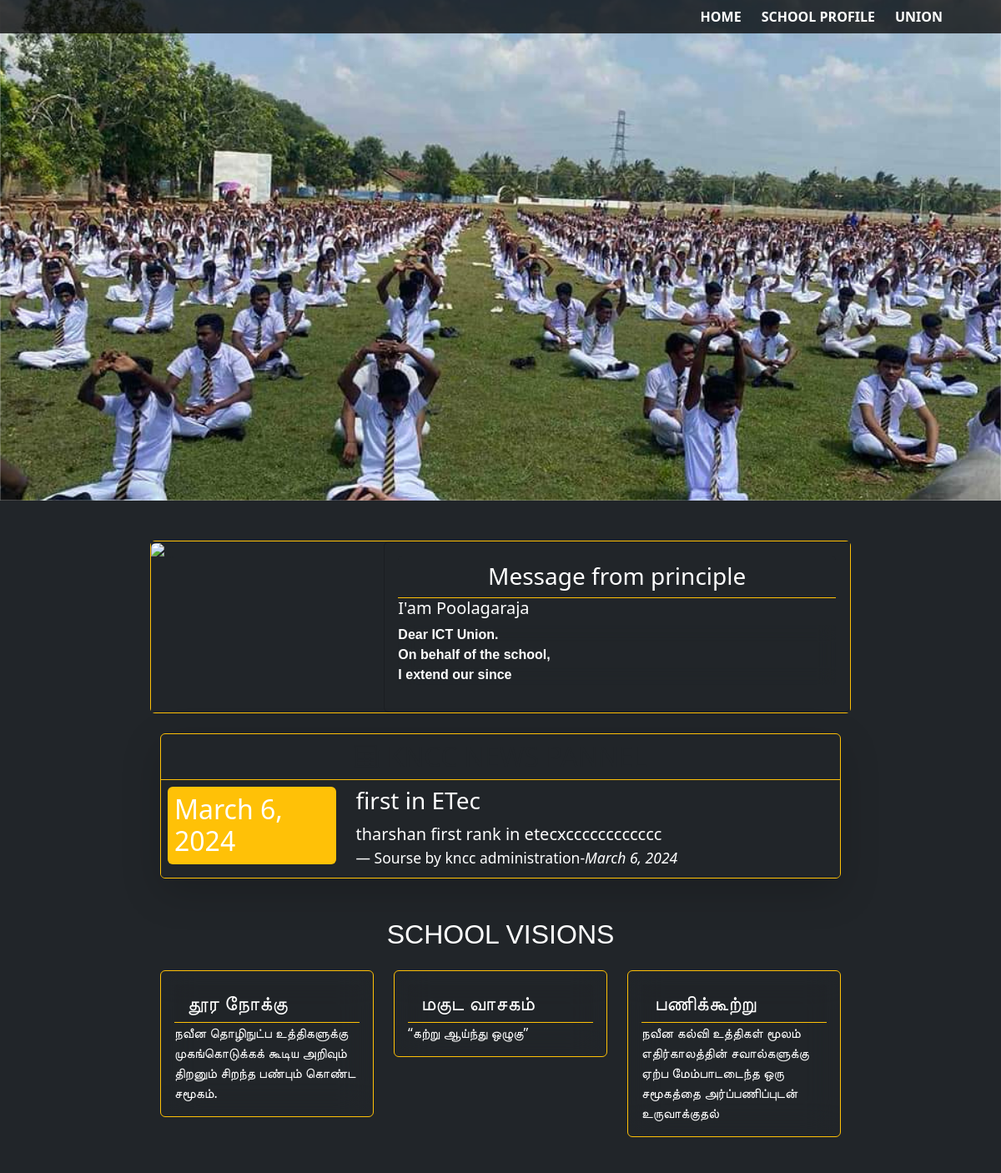
/ (upper part), run on an earlier commit of the app's database.
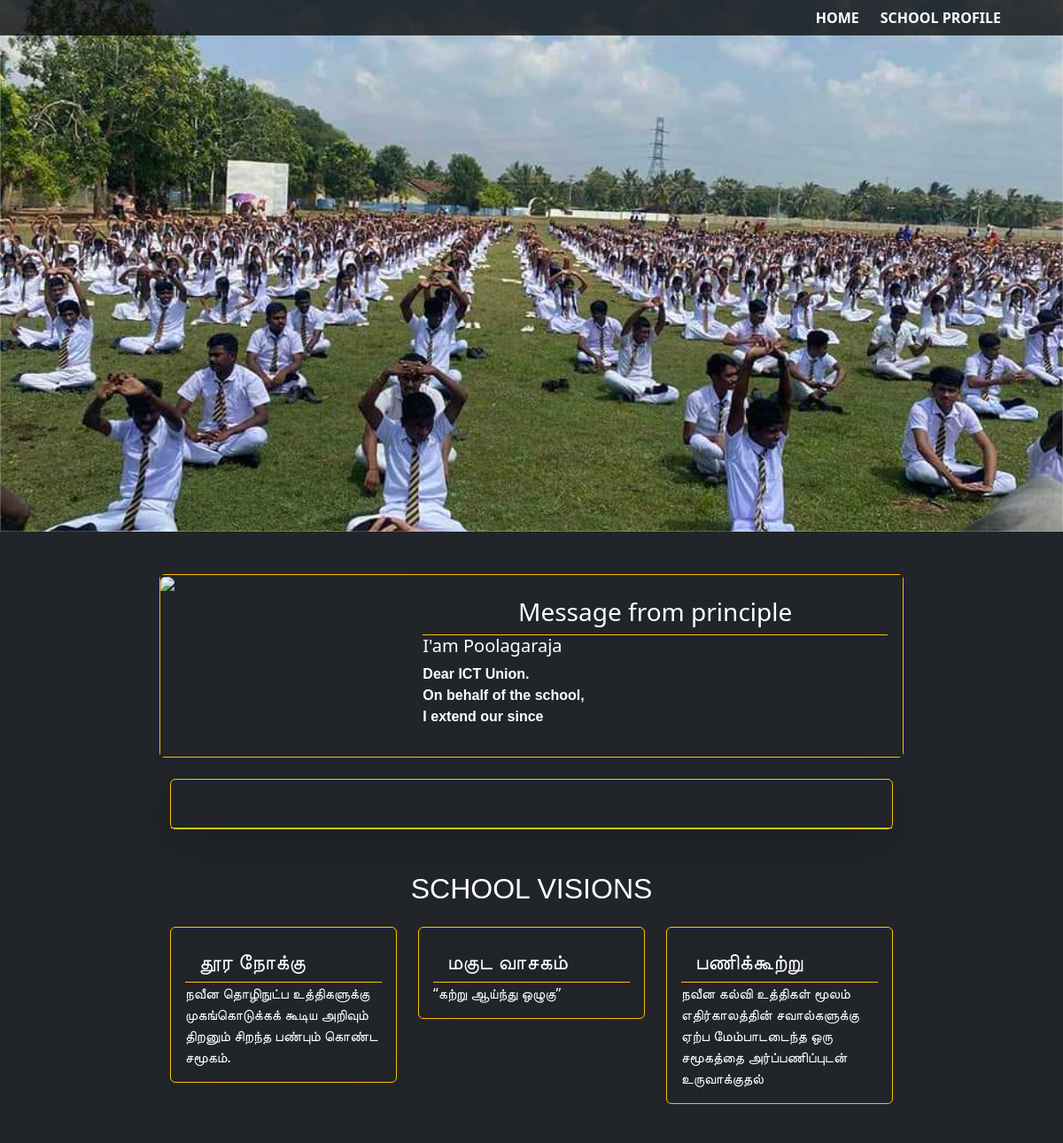
And on a later commit of the database.
### kcchome/models.py (models this page shows, shortened)
class  nevbar(models.Model):
    nevbrtext= models.CharField(max_length=20,primary_key=True)
    status = models.BooleanField(default=True,help_text='1-for show 0 for not show')
    order = models.IntegerField(default=None)

class news(models.Model):
    newsid = models.AutoField(primary_key=True,default=None)
    newshd=models.CharField(default=None,max_length=30,verbose_name="Head lines of News")
    newsdetails = models.CharField(default=None,max_length=70,verbose_name="Details about News")
    newsdate = models.DateField(default=None,verbose_name="enter the news date")
    status = models.BooleanField(default=True,help_text='1-for show 0 for not show')

### kcchome/views.py (the view)
# urls.py: path('', views.home,name='home'),
def home(request):
    newss= news.objects.filter(status=True).order_by('-newsdate')[:4]
    achiv = event.objects.filter(status=True).filter(homeshow=True).order_by('-eventdate')
    print(achiv)
    for achi in achiv:
        print(achi)
    return render(request,'knctem/home.html',{'nev':nev,'news':newss,'achev':achiv})

### kcchome/templates/knctem/home.html (shortened to what this page needs)
{% include 'header/header.html'%}
{% block content %}
{% load static %}
<div class="m-0 ">
    {% include 'inc1/nevv.html' %}
    {% include 'inc1/bauslider.html' %}
</div>
    <div class="mt-5">
         <div class="container rounded prince-con mx-auto p-0 ">
            <div class="card border-warning  bg-secondary" data-aos="zoom-out" >
            <div class="row   g-0">
                <div class="col-md-4 col-sm-1 position-relative bg-dark">
                    <img src="{% static 'images/oll/princ.svg' %}" class="img img-fluid prince rounded-start   d-inline "   alt="...">
                  </div>
                  <div class="col-md-8 col-sm-2 bg-dark pl-3">
                    <div class="card bg-dark text-white pl-2 ">
                    <div class="card-body d-inline pl-2">
                    <h3 class="h3 card-header border-warning "><center>Message from principle</center></h3>
                      <h5 class="card-title ml-3 text-white">I'am Poolagaraja</h5>
                      <blockquote>
                      <div class="ptext-con">
                      <p class="card-text ptxt text-white"></p>
                      </div></blockquote>
                    </div>
                    </div>
                  </div>
            </div>
        </div>
        </div>
        {% include 'inc1/news.html' %}
    <section>
        <div class="container mt-5 prince-con">
            <center><h2 class="text-white">SCHOOL  VISIONS</h2></center>
            <div class="row row-cols-lg-3 row-cols-md-3 row-cols-sm-1 ">
                <div class="col-sm-8 mt-3">
                <div class="card boybg border-warning " data-aos="fade-right" data-aos-duration="1000">
                        <div class="card-body text-white">
                            <h4 class="card-header border-warning">தூர நோக்கு</h4>
                            <p class="card-text ">
                                நவீன தொழிநுட்ப உத்திகளுக்கு முகங்கொடுக்கக் கூடிய அறிவும் திறனும் சிறந்த பண்பும் கொண்ட சமூகம்.
                            </p>
                        </div>
                </div>
                </div>
                <div class="col-sm-8 mt-3">
                    <div class="card boybg border-warning text-white" data-aos="zoom-out" data-aos-duration="1000">
                            <div class="card-body">
                                <h4 class="card-header border-warning">மகுட வாசகம்</h4>
                                <p class="card-text">
                                    “கற்று ஆய்ந்து ஒழுகு”
                                </p>
                            </div>
                    </div>
                    </div>
                    <div class="col-sm-8 mt-3">
                        <div class="card boybg border-warning text-white" data-aos="fade-left" data-aos-duration="1000">
                                <div class="card-body">
                                    <h4 class="card-header border-warning">பணிக்கூற்று
                                    </h4>
                                    <p class="card-text">
                                        நவீன கல்வி உத்திகள் மூலம் எதிர்காலத்தின் சவால்களுக்கு ஏற்ப மேம்பாடடைந்த ஒரு சமூகத்தை அர்ப்பணிப்புடன் உருவாக்குதல்
                                    </p>
                                </div>
                        </div>
                        </div>
            </div>
        </div>
        </section>
        </div>
{% endblock content %}

### kcchome/templates/inc1/nevv.html (shortened to what this page needs)
{% load static %}
<nav class="navbar navbar-expand-lg  nnev p-0 ">
    <div class="container">
      <div class="collapse navbar-collapse justify-content-end" id="navbarNavDropdown">
        <ul class="navbar-nav mx-3">
          <li class="nav-item dropdown nevbtton rounded mx-1">
            <a class="nav-link text-white" href="{% url 'home' %}" role="button"  aria-expanded="false">
              HOME
            </a>
          </li>
          <li class="nav-item dropdown nevbtton rounded mx-1">
            <a class="nav-link text-white" href="{% url 'home' %}" role="button"  aria-expanded="false">
              SCHOOL PROFILE
            </a>
          </li>
          {% for x in nev %}
            <li class="nav-item dropdown rounded nevbtton mx-1">
                <a class="nav-link text-white" href="{% url 'home' %}" role="button" data-bs-toggle="dropdown" aria-expanded="True">
                  {{x.nevbrtext}}
                </a>
              </li>
              {% endfor %}
        </ul>
      </div>
    </div>
  </nav>

### kcchome/templates/inc1/news.html
<section class="bg-dark">
<div class="container prince-con mx-auto mt-4">
    <div class=" card border-warning text-dark shadow-lg bg-dark" data-aos="fade-up"
    data-aos-anchor-placement="center-bottom">
        <h2 class="card-header h2 border-warning text-center">
            <i class="bi bi-newspaper"></i> KNCC NEWS PANNEL
        </h2>
        <ul class="list-group list-group-flush text-white ">
          {% for news in news %}
            <li class="list-group-item bg-dark  border-warning">
              <div class="row">
                <div class="col-3 bg-warning h2 justify-content-center rounded text-white p-2 mx-1  sm-col-1 d-inline ">{{ news.newsdate|date }}</div>
                <blockquote class="blockquote  text-white mb-0 mx-2 col">
                <h4 class="h3">{{ news.newshd }}</h4>
                <p class="body-text">{{ news.newsdetails }}</p>
                <footer class="blockquote-footer text-white">Sourse by kncc administration-<cite title="Source Title">{{ news.newsdate }}</cite></footer>
              </blockquote></div>
                </li>
            {% endfor %}
          </ul>
      </div>
</div>
</section>

What changed in the data, as far as the page shows it:
removed nevbar: nevbrtext "UNION"
removed news: newsdate "March 6, 2024", newshd "first in ETec", newsdetails "tharshan first rank in etecxcccccccccccc"
